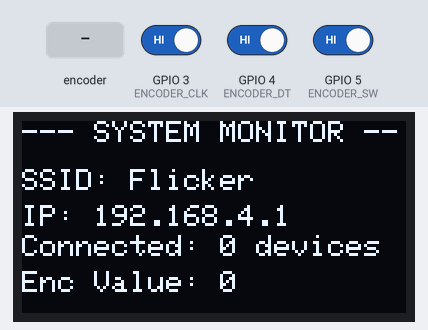
Bench run of a program on a simulated ESP32-S3. Shown: 128×64 one-colour display. The test bench sets the inputs (shaded band); at power-on: GPIO 5 (ENCODER_SW) HIGH, GPIO 3 (ENCODER_CLK) HIGH, GPIO 4 (ENCODER_DT) HIGH. What the program prints to the serial monitor is not drawn.

Above: at 1.2 s.
1.3 s: rotary encoder on GPIO 3 (ENCODER_CLK) / GPIO 4 (ENCODER_DT) turned 3 steps (first pin leading)
At 1.47 s:
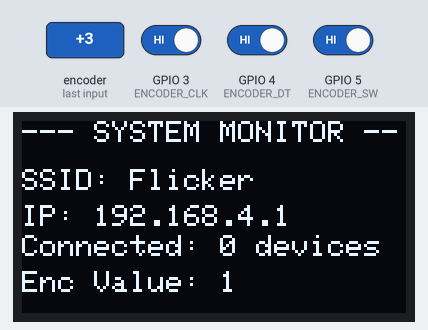
3.4 s: GPIO 5 (ENCODER_SW) driven LOW
At 4.3 s:
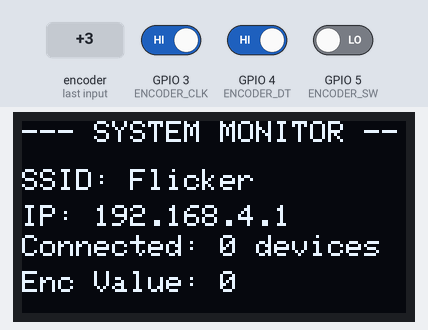
4.9 s: rotary encoder on GPIO 3 (ENCODER_CLK) / GPIO 4 (ENCODER_DT) turned 2 steps (second pin leading)
At 5.9 s:
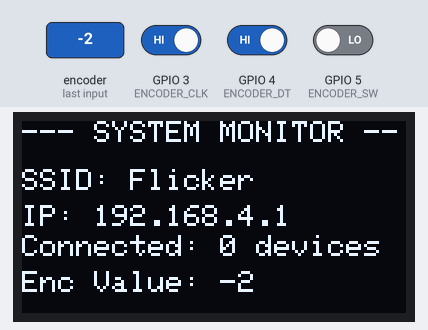
Timing chart, 0 to 7.9 s (numbered marks = the images above; inputs shaded):
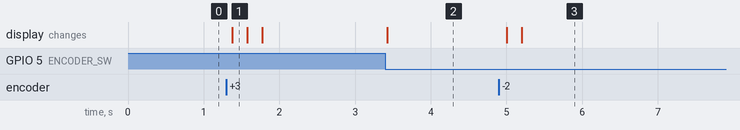

Measured:
- after the input at 1.3 s, the display: changes after 0.08 s (image 1)
- after the input at 3.4 s, the display: changes at once (image 2)
- after the input at 4.9 s, the display: first changes after 0.10 s (image 3 shows a later state)

The program:

main.cpp
```cpp
#include <Arduino.h>
#include <Wire.h>
#include <Adafruit_GFX.h>
#include <Adafruit_SSD1306.h>

// Подключаем наши модули
#include "esp32_wifi.h"
#include "encoder_module.h"

#define SCREEN_WIDTH 128
#define SCREEN_HEIGHT 64
#define OLED_RESET    -1

// Пины экрана
#define I2C_SDA 8
#define I2C_SCL 6

Adafruit_SSD1306 display(SCREEN_WIDTH, SCREEN_HEIGHT, &Wire, OLED_RESET);

int lastCounterValue = 0;
int connectedStations = 0;

void updateDisplay() {
  display.clearDisplay();

  display.setTextSize(1);
  display.setTextColor(SSD1306_WHITE);
  display.setCursor(0, 0);
  display.println("--- SYSTEM MONITOR --");

  display.setCursor(0, 16);
  display.print("SSID: ");
  display.println(wifi_ssid);

  display.setCursor(0, 28);
  display.print("IP: 192.168.4.1");

  display.setCursor(0, 38);
  display.print("Connected: ");
  display.print(connectedStations);
  display.println(" devices");

  display.setCursor(0, 50);
  display.print("Enc Value: ");
  display.print(getEncoderValue()); // Забираем значение из модуля энкодера

  display.display();
}

void setup() {
  Serial.begin(115200);

  // Инициализируем экран
  Wire.begin(I2C_SDA, I2C_SCL);
  if(!display.begin(SSD1306_SWITCHCAPVCC, 0x3C)) {
    Serial.println(F("OLED failed"));
    for(;;);
  }

  // Запуск модулей
  setupWiFi();      // Из модуля Wi-Fi
  setupEncoder();   // Из модуля энкодера

  updateDisplay();
}

void loop() {
  // Опрашиваем кнопку энкодера
  if (isEncoderButtonPressed()) {
    resetEncoderValue();
    updateDisplay();
    Serial.println("Reset!");
  }

  // Опрашиваем количество подключенных устройств раз в секунду
  static uint32_t checkTimer = 0;
  if (millis() - checkTimer >= 1000) {
    checkTimer = millis();
    int currentConnected = getConnectedDevices();
    if (currentConnected != connectedStations) {
      connectedStations = currentConnected;
      updateDisplay();
    }
  }

  // Проверяем, повернули ли энкодер
  int currentCounter = getEncoderValue();
  if (currentCounter != lastCounterValue) {
    lastCounterValue = currentCounter;
    updateDisplay();
  }
}
```

encoder_module.cpp
```cpp
#include "encoder_module.h"
#include <GyverButton.h>

// Создаем объект кнопки внутри .cpp (скрываем от main.cpp)
GButton encButton(ENCODER_SW);

// Внутренние переменные энкодера
volatile int menuCounter = 0;
volatile int lastClkState;

// Быстрое прерывание для обработки поворота (живет в оперативной памяти IRAM)
void IRAM_ATTR readEncoder() {
  int clkState = digitalRead(ENCODER_CLK);
  if (clkState != lastClkState) {
    if (digitalRead(ENCODER_DT) != clkState) {
      menuCounter++;
    } else {
      menuCounter--;
    }
    lastClkState = clkState;
  }
}

void setupEncoder() {
  // Настраиваем пины энкодера на вход с подтяжкой
  pinMode(ENCODER_CLK, INPUT_PULLUP);
  pinMode(ENCODER_DT, INPUT_PULLUP);
  pinMode(ENCODER_SW, INPUT_PULLUP);

  // Запоминаем стартовое состояние CLK
  lastClkState = digitalRead(ENCODER_CLK);

  // Вешаем аппаратное прерывание
  attachInterrupt(digitalPinToInterrupt(ENCODER_CLK), readEncoder, CHANGE);
}

// Возвращает текущее значение (делим на 2, чтобы один щелчок равен был единице)
int getEncoderValue() {
  return menuCounter / 2;
}

// Сброс значения счетчика
void resetEncoderValue() {
  menuCounter = 0;
}

// Опрос кнопки энкодера (вызываем в loop)
bool isEncoderButtonPressed() {
  encButton.tick();
  return encButton.isPress();
}
```

encoder_module.h
```cpp
#ifndef ENCODER_MODULE_H
#define ENCODER_MODULE_H

#include <Arduino.h>

// Объявляем пины энкодера
#define ENCODER_CLK 3
#define ENCODER_DT  4
#define ENCODER_SW  5

// Объявляем функции инициализации и работы с энкодером
void setupEncoder();
int getEncoderValue();
void resetEncoderValue();
bool isEncoderButtonPressed();

#endif // ENCODER_MODULE_H
```

esp32_wifi.cpp
```cpp
#include "esp32_wifi.h"
#include <WiFi.h> // Подключаем тяжелую библиотеку Wi-Fi только здесь

// Сами переменные создаются тут
const char* wifi_ssid = "Flicker";
const char* password = "123456789";

// Реализация инициализации
void setupWiFi() {
  Serial.println("Configuring Access Point...");

  WiFi.mode(WIFI_AP);
  WiFi.softAP(wifi_ssid, password);

  Serial.print("AP IP address: ");
  Serial.println(WiFi.softAPIP());
}

// Реализация подсчета подключений
int getConnectedDevices() {
  return WiFi.softAPgetStationNum();
}
```

esp32_wifi.h
```cpp
#ifndef ESP32_WIFI_H
#define ESP32_WIFI_H

#include <Arduino.h>

// Объявляем внешнюю переменную (вместо inline теперь пишем extern)
extern const char* wifi_ssid;

// Объявляем функции
void setupWiFi();
int getConnectedDevices();

#endif // ESP32_WIFI_H
```
